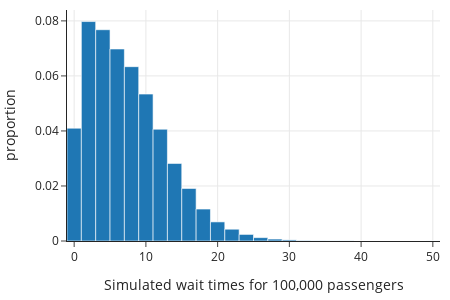

The notebook cell saved with this chart:
### Markdown cell above
Let's make a histogram of these simulated wait times to examine the distribution:

### Code cell
fig = px.histogram(x=sim_wait_times, nbins=40,
                   histnorm='probability density',
                   width=450, height=300)

fig.update_xaxes(title="Simulated wait times for 100,000 passengers")
fig.update_yaxes(title="proportion")
fig.show()

### Figure 1 — Plotly figure (JSON) as saved in the notebook; plotly's stock layout.template omitted (floating-point values rounded to 4 significant figures; data arrays with more than 128 entries replaced by an {"elided": "..."} marker saying what was removed)
{"data": [{"alignmentgroup": "True", "bingroup": "x", "histnorm": "probability density", "hovertemplate": "x=%{x}<br>probability density=%{y}<extra></extra>", "legendgroup": "", "marker": {"color": "#1F77B4", "pattern": {"shape": ""}}, "name": "", "nbinsx": 40, "offsetgroup": "", "orientation": "v", "showlegend": false, "type": "histogram", "x": {"elided": "100000 float values"}, "xaxis": "x", "yaxis": "y"}], "layout": {"barmode": "relative", "height": 300, "legend": {"tracegroupgap": 0}, "width": 450, "xaxis": {"anchor": "y", "autorange": true, "domain": [0, 1], "range": [-1, 51], "title": {"text": "Simulated wait times for 100,000 passengers"}, "type": "linear"}, "yaxis": {"anchor": "x", "autorange": true, "domain": [0, 1], "range": [0, 0.08395], "title": {"text": "proportion"}}}}
